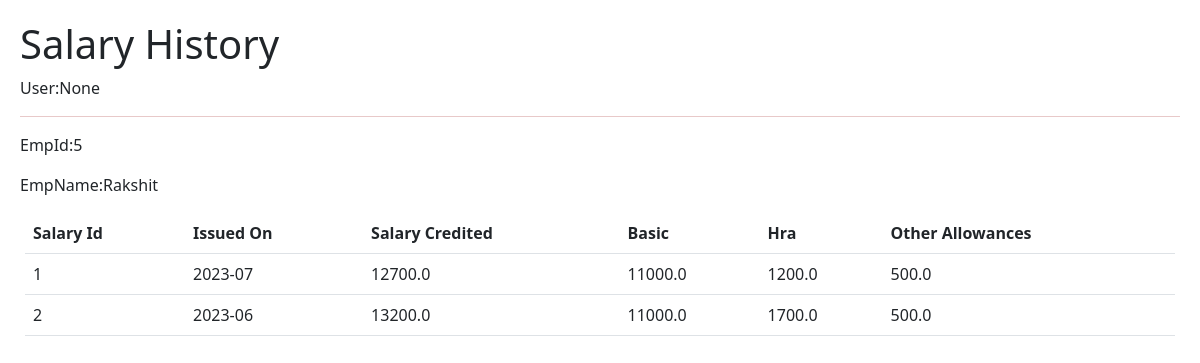
/salaryHistory/5/Rakshit, run on the app's committed database.
### tables this page shows
CREATE TABLE salary(salaryId INTEGER,
basicSalary REAL NOT NULL,
hra REAL,
otherAllowances REAL,
monthYear TEXT NOT NULL,
empId INTEGER,
PRIMARY KEY(salaryId),
FOREIGN KEY(empId) REFERENCES employee(empId));

### main.py (the view)
@app.route("/salaryHistory/<int:empId>/<string:empName>",methods=['GET'])
def salaryHistory(empId=None,empName=None):
    if request.method=='GET':
        current_user=get_current_user()
        db=get_database()
        empSalaryDataCursor=db.execute('SELECT salaryId,monthYear,basicSalary,hra,otherAllowances FROM salary WHERE empId=?',[empId])
        empSalaryData=empSalaryDataCursor.fetchall()
        empSalaryDataTemp=[]
        for row in empSalaryData:
            empSalaryDataTemp.append(list(row))
        empSalaryData=empSalaryDataTemp
        return render_template('salaryHistory.html',empId=empId,empName=empName,current_user=current_user,empSalaryData=empSalaryData)

### database.py (called while the page is built)
def connect_to_db():
    sql=sqlite3.connect("C:/Users/ADITHYA GS/OneDrive/Documents/Programs/employeeManagementSystem1/employeeDB.db")
    sql.row_factory=sqlite3.Row
    return sql

def get_database():
    if not hasattr(g,'employeeDB_var'):
        g.employeeDB_var=connect_to_db()
    return g.employeeDB_var

### main.py (called while the page is built)
@app.teardown_appcontext
def close_database(error):
    if hasattr(g,'crudapplication_db'):
        g.crudapplication_db.close()

def get_current_user():
    user=None
    if 'user' in session:
        user=session['user']
        db=get_database()
        user_cur=db.execute('SELECT * FROM employee WHERE empName = ?',[user])
        user=user_cur.fetchone()
        return user['empName']
    return user

### templates/salaryHistory.html (shortened to what this page needs)
<!DOCTYPE html>
<html lang="en">
<head>
    <link href="https://cdn.jsdelivr.net/npm/bootstrap@5.3.0/dist/css/bootstrap.min.css" rel="stylesheet">
</head>
<body style="margin: 20px;">
    <div class="heading-salaryHistory">
        <h1>Salary History</h1>
        <p>User:{{ current_user }}</p>
    </div>
    <hr style="color: brown;">
    <div class="empDetails">
        <p>EmpId:{{ empId }}</p>
        <p>EmpName:{{ empName }}</p>
    </div>
    <div class="salaryHistoryTable">
        <div class="table-responsive-lg caption-top" style="color: white;margin: 5px;">
            <table class="table" style="color:rgb(223, 232, 232);">
                <thead>
                    <tr>
                        <th scope="col">Salary Id</th>
                        <th scope="col">Issued On</th>
                        <th scope="col">Salary Credited</th>
                        <th scope="col">Basic</th>
                        <th scope="col">Hra</th>
                        <th scope="col">Other Allowances</th>
                    </tr>
                </thead>
                <tbody>
                    {% for data in empSalaryData %}
                        <tr>
                            <td>{{ data[0] }}</td>
                            <td>{{ data[1] }}</td>
                            <td>{{ data[2]+data[3]+data[4] }}</td>
                            <td>{{ data[2] }}</td>
                            <td>{{ data[3] }}</td>
                            <td>{{ data[4] }}</td>
                        </tr>
                    {% endfor %}
                </tbody>
            </table>
        </div>
    </div>
</body>
</html>

### data on the page
salary: salaryId "1", monthYear "2023-07", data[2]+data[3]+data[4] "12700.0", basicSalary "11000.0", hra "1200.0", otherAllowances "500.0"
salary: salaryId "2", monthYear "2023-06", data[2]+data[3]+data[4] "13200.0", basicSalary "11000.0", hra "1700.0", otherAllowances "500.0"

### other printed values
{{ current_user }} "None"
{{ empId }} "5"
{{ empName }} "Rakshit"
